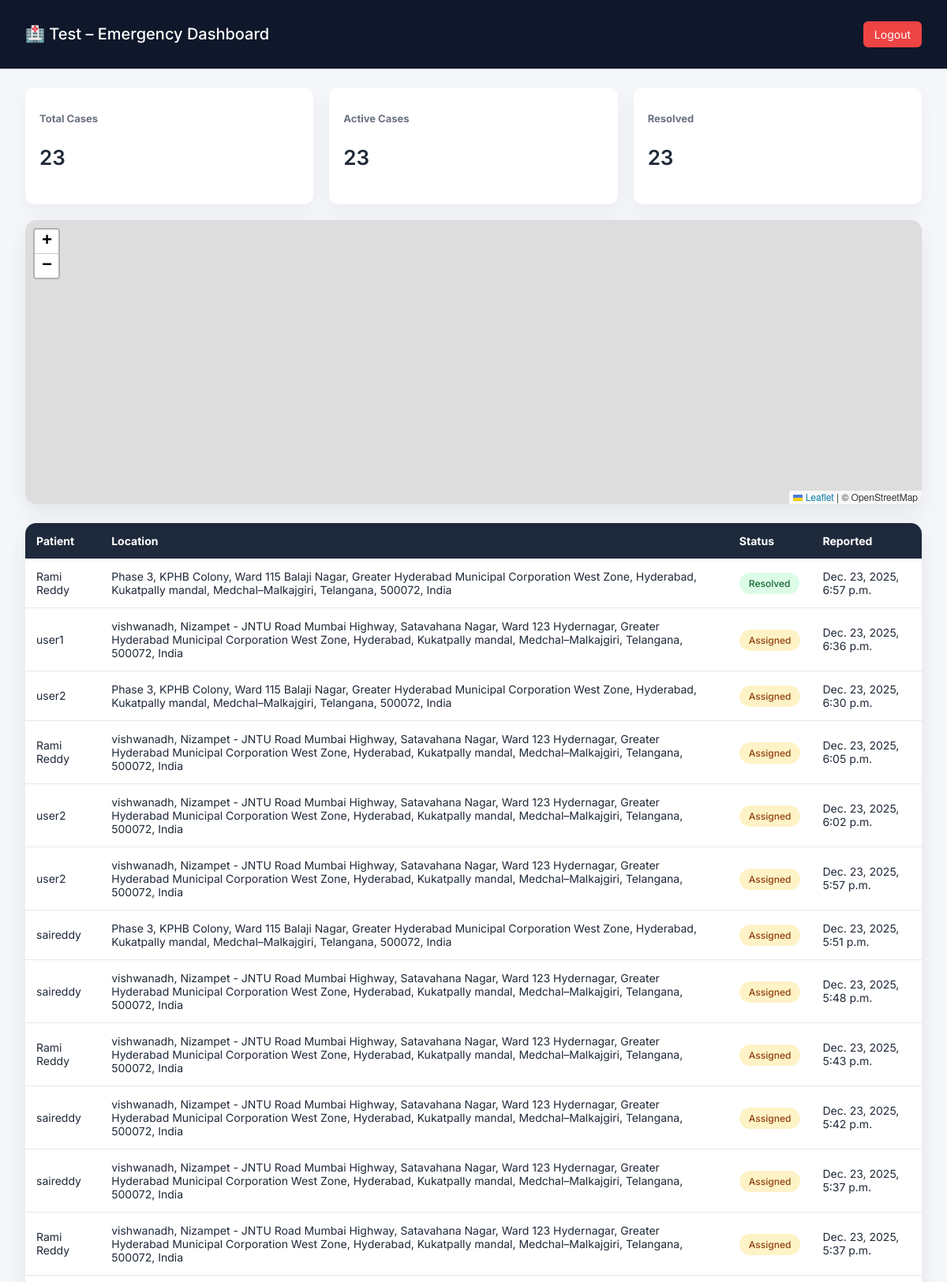
Page /dashboard/hospital/ (signed in, upper part) on the committed database.
### Alert_system/models.py (models this page shows, shortened)
class Hospital(models.Model):
    user = models.OneToOneField(User, on_delete=models.CASCADE)
    hospital_name = models.CharField(max_length=200)
    latitude = models.FloatField()
    longitude = models.FloatField()
    phone = models.CharField(max_length=15)

class AlertAssignment(models.Model):
    STATUS_CHOICES = [
        ("assigned", "Assigned"),
        ("in_progress", "In Progress"),
        ("resolved", "Resolved"),
    ]
    alert = models.ForeignKey(Alert, on_delete=models.CASCADE)
    police = models.ForeignKey(
        PoliceStation, on_delete=models.SET_NULL, null=True, blank=True
    )
    hospital = models.ForeignKey(
        Hospital, on_delete=models.SET_NULL, null=True, blank=True
    )
    status = models.CharField(
        max_length=20,
        choices=STATUS_CHOICES,
        default="assigned"
    )
    created_at = models.DateTimeField(auto_now_add=True)

class Alert(models.Model):
    user = models.ForeignKey(User, on_delete=models.CASCADE)
    latitude = models.FloatField()
    longitude = models.FloatField()
    address = models.TextField()
    description = models.TextField()
    created_at = models.DateTimeField(auto_now_add=True)

### Alert_system/views.py (the view)
# urls.py: path("dashboard/hospital/", views.hospital_dashboard, name="hospital_dashboard"),
@login_required
def hospital_dashboard(request):
    profile = request.user.userprofile
    if profile.role != "hospital":
        return redirect("home")
    hospital = Hospital.objects.get(user=request.user)
    assignments = AlertAssignment.objects.select_related(
        "alert", "alert__user"
    ).filter(hospital=hospital).order_by("-created_at")
    return render(request, "hospital_dashboard.html", {
        "assignments": assignments,
        "hospital": hospital
    })

### templates/hospital_dashboard.html (shortened to what this page needs)
{% load static %}
<!DOCTYPE html>
<html lang="en">
<head>
    <link rel="stylesheet"
          href="https://unpkg.com/leaflet@1.9.4/dist/leaflet.css"/>
</head>
<body>
<header>
    <h1>🏥 {{ hospital.hospital_name }} – Emergency Dashboard</h1>
    <a href="{% url 'logout' %}">Logout</a>
</header>
<div class="container">
    <div class="stats">
        <div class="card">
            <h3>Total Cases</h3>
            <p>{{ assignments|length }}</p>
        </div>
        <div class="card">
            <h3>Active Cases</h3>
            <p>
                {{ assignments|dictsort:"status"|length }}
            </p>
        </div>
        <div class="card">
            <h3>Resolved</h3>
            <p>
                {{ assignments|length }}
            </p>
        </div>
    </div>
    <div id="map"></div>
    <table>
        <thead>
            <tr>
                <th>Patient</th>
                <th>Location</th>
                <th>Status</th>
                <th>Reported</th>
            </tr>
        </thead>
        <tbody>
        {% for a in assignments %}
            <tr>
                <td>{{ a.alert.user.username }}</td>
                <td>{{ a.alert.address }}</td>
                <td>
                    {% if a.status == "resolved" %}
                        <span class="badge resolved">Resolved</span>
                    {% elif a.status == "assigned" %}
                        <span class="badge assigned">Assigned</span>
                    {% else %}
                        <span class="badge active">Active</span>
                    {% endif %}
                </td>
                <td>{{ a.alert.created_at }}</td>
            </tr>
        {% empty %}
            <tr>
                <td colspan="4" style="text-align:center;">No emergency cases assigned</td>
            </tr>
        {% endfor %}
        </tbody>
    </table>
</div>
</body>
</html>

### templates/hospital_dashboard.html (style rules this page uses)
body { margin: 0; font-family: "Inter", sans-serif; background: #f5f7fb; color: #1f2937; }
header { background: #0f172a; color: #fff; padding: 18px 32px; display: flex; justify-content: space-between; align-items: center; }
header h1 { font-size: 20px; font-weight: 500; }
header a { background: #ef4444; padding: 8px 14px; border-radius: 6px; text-decoration: none; color: #fff; font-size: 14px; }
.container { padding: 24px 32px; }
.stats { display: grid; grid-template-columns: repeat(auto-fit, minmax(220px, 1fr)); gap: 20px; margin-bottom: 20px; }
.card { background: #fff; padding: 18px; border-radius: 12px; box-shadow: 0 10px 25px rgba(0,0,0,0.05); }
.card h3 { font-size: 13px; color: #6b7280; margin-bottom: 8px; }
.card p { font-size: 26px; font-weight: 600; }
#map { height: 360px; border-radius: 14px; margin-bottom: 24px; box-shadow: 0 12px 30px rgba(0,0,0,0.08); }
table { width: 100%; background: #fff; border-radius: 14px; border-collapse: collapse; overflow: hidden; box-shadow: 0 12px 30px rgba(0,0,0,0.08); }
thead { background: #1e293b; color: #fff; }
th, td { padding: 14px; font-size: 14px; text-align: left; }
tr:not(:last-child) { border-bottom: 1px solid #e5e7eb; }
.badge { padding: 6px 12px; border-radius: 999px; font-size: 12px; font-weight: 500; }
.assigned { background: #fef3c7; color: #92400e; }
.resolved { background: #dcfce7; color: #166534; }

### rows in the picture
Hospital: hospital_name "Test"
AlertAssignment: alert.user.username "Rami Reddy", alert.address "Phase 3, KPHB Colony, Ward 115 Balaji Nagar, Greater Hyderabad Municipal Corporation West Zone, Hyderabad, Kukatpally mandal, Medchal–Malkajgiri, Telangana, 500072, India", status "Resolved", alert.created_at "Dec. 23, 2025, 6:57 p.m."
AlertAssignment: alert.user.username "user1", alert.address "vishwanadh, Nizampet - JNTU Road Mumbai Highway, Satavahana Nagar, Ward 123 Hydernagar, Greater Hyderabad Municipal Corporation West Zone, Hyderabad, Kukatpally mandal, Medchal–Malkajgiri, Telangana, 500072, India", status "Assigned", alert.created_at "Dec. 23, 2025, 6:36 p.m."
AlertAssignment: alert.user.username "user2", alert.address "Phase 3, KPHB Colony, Ward 115 Balaji Nagar, Greater Hyderabad Municipal Corporation West Zone, Hyderabad, Kukatpally mandal, Medchal–Malkajgiri, Telangana, 500072, India", status "Assigned", alert.created_at "Dec. 23, 2025, 6:30 p.m."
AlertAssignment: alert.user.username "Rami Reddy", alert.address "vishwanadh, Nizampet - JNTU Road Mumbai Highway, Satavahana Nagar, Ward 123 Hydernagar, Greater Hyderabad Municipal Corporation West Zone, Hyderabad, Kukatpally mandal, Medchal–Malkajgiri, Telangana, 500072, India", status "Assigned", alert.created_at "Dec. 23, 2025, 6:05 p.m."
AlertAssignment: alert.user.username "user2", alert.address "vishwanadh, Nizampet - JNTU Road Mumbai Highway, Satavahana Nagar, Ward 123 Hydernagar, Greater Hyderabad Municipal Corporation West Zone, Hyderabad, Kukatpally mandal, Medchal–Malkajgiri, Telangana, 500072, India", status "Assigned", alert.created_at "Dec. 23, 2025, 6:02 p.m."
AlertAssignment: alert.user.username "user2", alert.address "vishwanadh, Nizampet - JNTU Road Mumbai Highway, Satavahana Nagar, Ward 123 Hydernagar, Greater Hyderabad Municipal Corporation West Zone, Hyderabad, Kukatpally mandal, Medchal–Malkajgiri, Telangana, 500072, India", status "Assigned", alert.created_at "Dec. 23, 2025, 5:57 p.m."
AlertAssignment: alert.user.username "saireddy", alert.address "Phase 3, KPHB Colony, Ward 115 Balaji Nagar, Greater Hyderabad Municipal Corporation West Zone, Hyderabad, Kukatpally mandal, Medchal–Malkajgiri, Telangana, 500072, India", status "Assigned", alert.created_at "Dec. 23, 2025, 5:51 p.m."
AlertAssignment: alert.user.username "saireddy", alert.address "vishwanadh, Nizampet - JNTU Road Mumbai Highway, Satavahana Nagar, Ward 123 Hydernagar, Greater Hyderabad Municipal Corporation West Zone, Hyderabad, Kukatpally mandal, Medchal–Malkajgiri, Telangana, 500072, India", status "Assigned", alert.created_at "Dec. 23, 2025, 5:48 p.m."
AlertAssignment: alert.user.username "Rami Reddy", alert.address "vishwanadh, Nizampet - JNTU Road Mumbai Highway, Satavahana Nagar, Ward 123 Hydernagar, Greater Hyderabad Municipal Corporation West Zone, Hyderabad, Kukatpally mandal, Medchal–Malkajgiri, Telangana, 500072, India", status "Assigned", alert.created_at "Dec. 23, 2025, 5:43 p.m."
AlertAssignment: alert.user.username "saireddy", alert.address "vishwanadh, Nizampet - JNTU Road Mumbai Highway, Satavahana Nagar, Ward 123 Hydernagar, Greater Hyderabad Municipal Corporation West Zone, Hyderabad, Kukatpally mandal, Medchal–Malkajgiri, Telangana, 500072, India", status "Assigned", alert.created_at "Dec. 23, 2025, 5:42 p.m."
AlertAssignment: alert.user.username "saireddy", alert.address "vishwanadh, Nizampet - JNTU Road Mumbai Highway, Satavahana Nagar, Ward 123 Hydernagar, Greater Hyderabad Municipal Corporation West Zone, Hyderabad, Kukatpally mandal, Medchal–Malkajgiri, Telangana, 500072, India", status "Assigned", alert.created_at "Dec. 23, 2025, 5:37 p.m."
AlertAssignment: alert.user.username "Rami Reddy", alert.address "vishwanadh, Nizampet - JNTU Road Mumbai Highway, Satavahana Nagar, Ward 123 Hydernagar, Greater Hyderabad Municipal Corporation West Zone, Hyderabad, Kukatpally mandal, Medchal–Malkajgiri, Telangana, 500072, India", status "Assigned", alert.created_at "Dec. 23, 2025, 5:37 p.m."

### other values in the picture
{{ assignments|length }} "23"
{{ assignments|dictsort:"status"|length }} "23"
